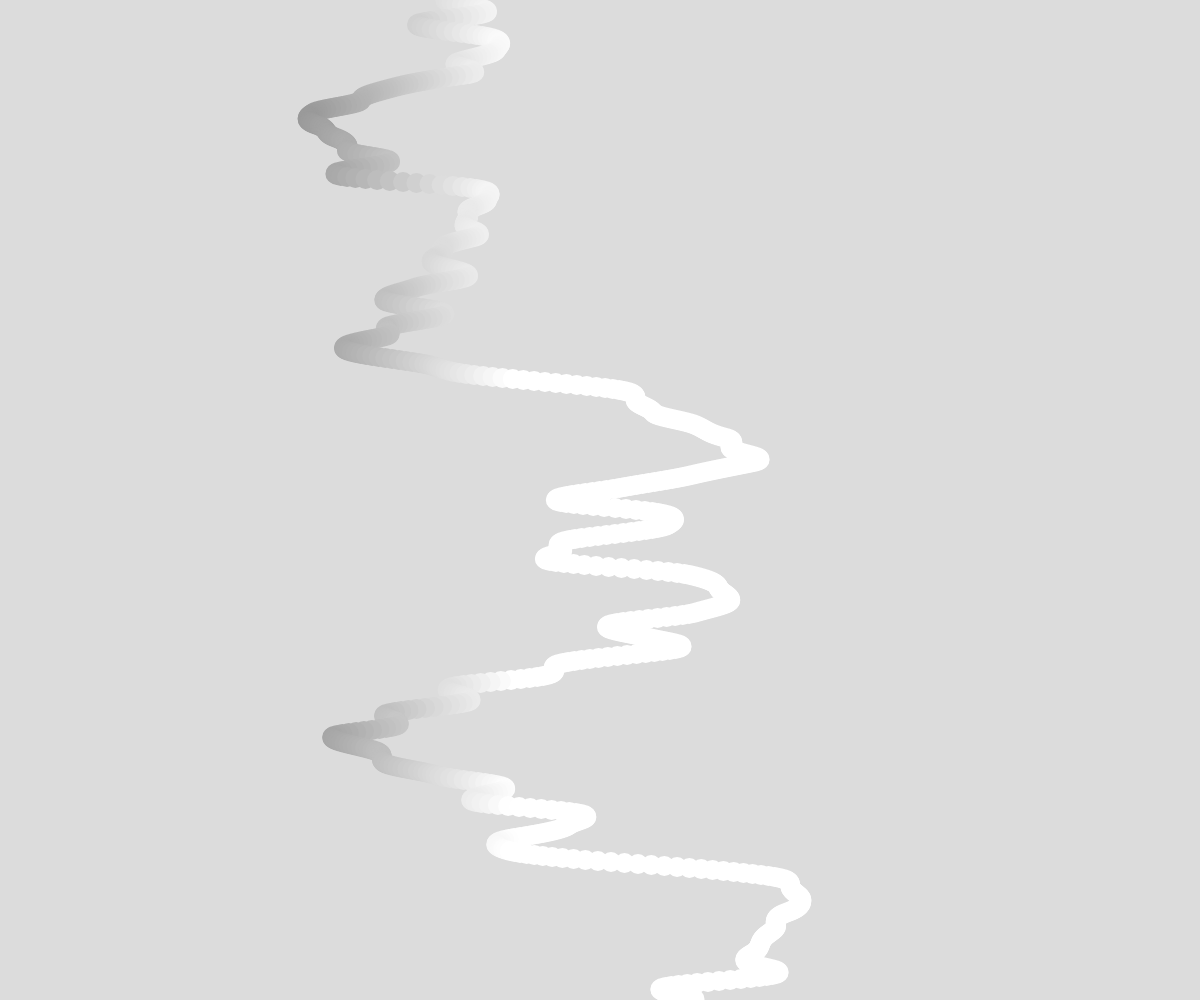
Frame 1 (no input)
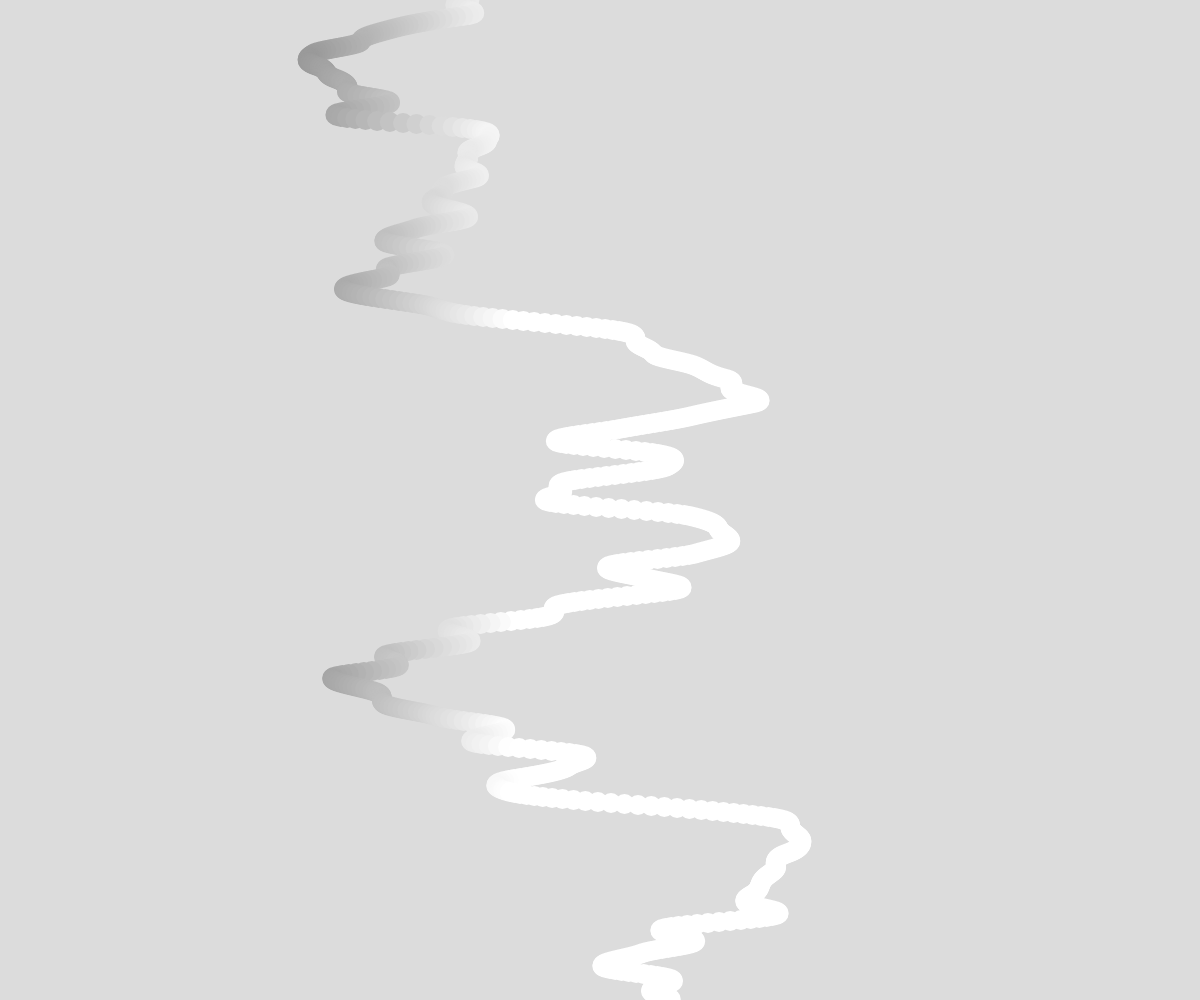
Frame 60 (no input)
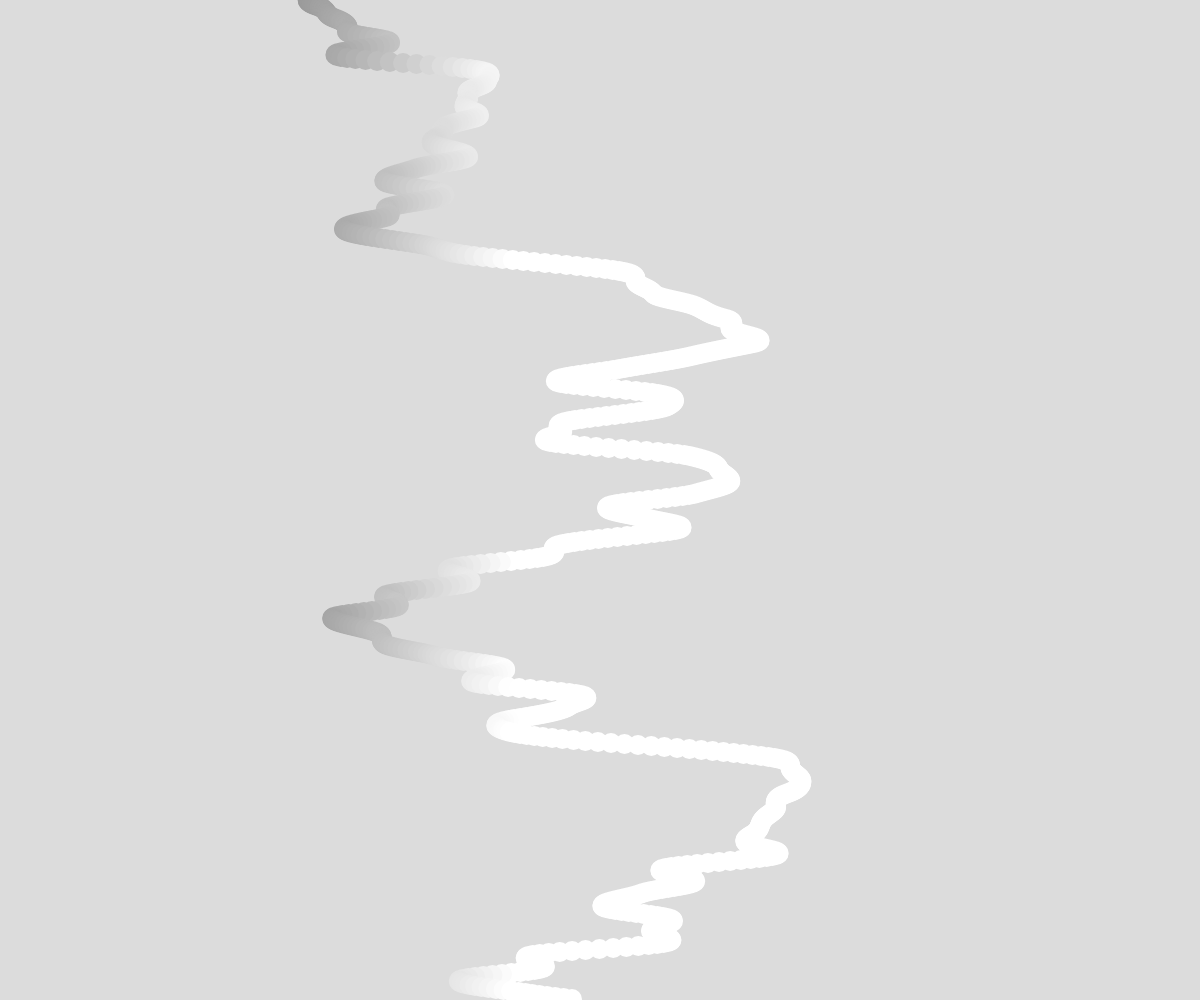
Frame 120 (the mouse pressed at the canvas centre since frame 60)

The p5.js sketch that drew these frames (run headless with seeded random() and noise() and a simulated clock; from frame 60 on, the mouse is pressed at the canvas centre):

// p5.js sketch
// ── sketch.js
// Noise V2
// Mason Wick
// 10/01/26


// Global Variables
let xTime = 5;
let xSpeed = 0.01;
let xStart = xTime;

async function setup() {
  createCanvas(windowWidth, windowHeight);
}
  
function draw() {
  noStroke();
  background(220);
  xTime = xStart;
  xStart += xSpeed;
  tower();
}

function tower() {
  for (let y = 0; y < height; y += 1) {
    let x = noise(xTime);
    x = map(x, 0, 1, 0, width); 
    xTime += xSpeed;
    fill(x / 2);
    circle(x, y, 20);
  }
}
